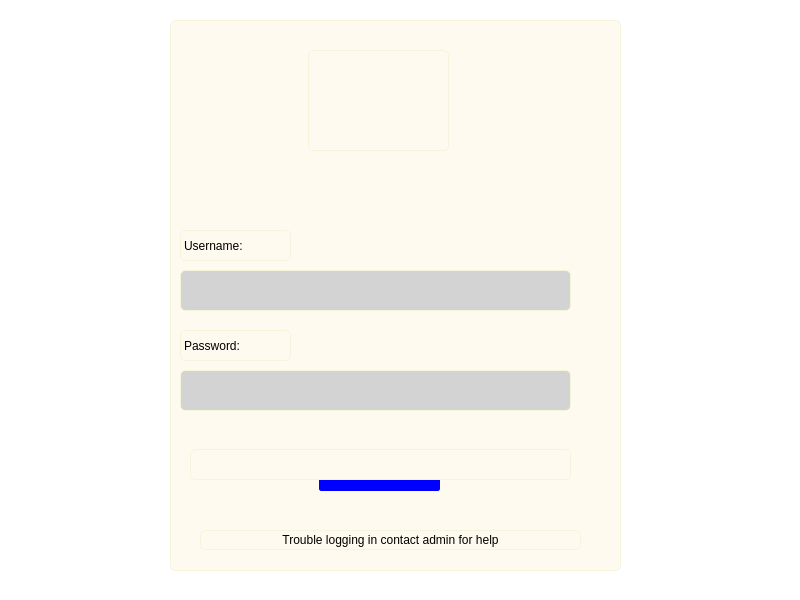
<?xml version="1.0" encoding="UTF-8"?>
<ui version="4.0">
 <class>login</class>
 <widget class="QMainWindow" name="login">
  <property name="geometry">
   <rect>
    <x>0</x>
    <y>0</y>
    <width>800</width>
    <height>600</height>
   </rect>
  </property>
  <property name="windowTitle">
   <string>Admin</string>
  </property>
  <property name="styleSheet">
   <string notr="true">font: 14pt &quot;Arial&quot;;
background-color: rgb(255, 255, 255);
color:black;</string>
  </property>
  <widget class="QWidget" name="centralwidget">
   <widget class="QGroupBox" name="groupBox">
    <property name="geometry">
     <rect>
      <x>170</x>
      <y>20</y>
      <width>451</width>
      <height>551</height>
     </rect>
    </property>
    <property name="styleSheet">
     <string notr="true">border: 1px solid beige;
background-color:floralwhite;
border-radius:5px;
border-collapse:collapse;</string>
    </property>
    <property name="title">
     <string/>
    </property>
    <widget class="QLabel" name="logo">
     <property name="geometry">
      <rect>
       <x>138</x>
       <y>30</y>
       <width>141</width>
       <height>101</height>
      </rect>
     </property>
     <property name="text">
      <string/>
     </property>
     <property name="pixmap">
      <pixmap>../../../OneDrive/Pictures/Wallpapers/database-management-system.jpg</pixmap>
     </property>
     <property name="scaledContents">
      <bool>true</bool>
     </property>
     <property name="alignment">
      <set>Qt::AlignCenter</set>
     </property>
    </widget>
    <widget class="QLabel" name="label">
     <property name="geometry">
      <rect>
       <x>10</x>
       <y>210</y>
       <width>111</width>
       <height>31</height>
      </rect>
     </property>
     <property name="text">
      <string>Username:</string>
     </property>
    </widget>
    <widget class="QLineEdit" name="lineEdit">
     <property name="geometry">
      <rect>
       <x>10</x>
       <y>250</y>
       <width>391</width>
       <height>41</height>
      </rect>
     </property>
     <property name="styleSheet">
      <string notr="true">background-color:lightgrey;
color:black;</string>
     </property>
    </widget>
    <widget class="QLineEdit" name="lineEdit_2">
     <property name="geometry">
      <rect>
       <x>10</x>
       <y>350</y>
       <width>391</width>
       <height>41</height>
      </rect>
     </property>
     <property name="styleSheet">
      <string notr="true">background-color:lightgrey;
color:black;</string>
     </property>
     <property name="text">
      <string/>
     </property>
     <property name="echoMode">
      <enum>QLineEdit::Password</enum>
     </property>
    </widget>
    <widget class="QLabel" name="label_2">
     <property name="geometry">
      <rect>
       <x>10</x>
       <y>310</y>
       <width>111</width>
       <height>31</height>
      </rect>
     </property>
     <property name="text">
      <string>Password:</string>
     </property>
    </widget>
    <widget class="QPushButton" name="pushButton">
     <property name="geometry">
      <rect>
       <x>149</x>
       <y>430</y>
       <width>121</width>
       <height>41</height>
      </rect>
     </property>
     <property name="styleSheet">
      <string notr="true">background-color:blue;
border: 1px solid blue;
border-radius: 2px;
border-collapse:collapse;
color:white;</string>
     </property>
     <property name="text">
      <string>Log in Now!</string>
     </property>
    </widget>
    <widget class="QLabel" name="label_3">
     <property name="geometry">
      <rect>
       <x>30</x>
       <y>510</y>
       <width>381</width>
       <height>20</height>
      </rect>
     </property>
     <property name="styleSheet">
      <string notr="true">font: italic 9pt &quot;Arial&quot;;</string>
     </property>
     <property name="text">
      <string>Trouble logging in contact admin for help</string>
     </property>
     <property name="scaledContents">
      <bool>true</bool>
     </property>
     <property name="alignment">
      <set>Qt::AlignCenter</set>
     </property>
    </widget>
    <widget class="QLabel" name="message">
     <property name="geometry">
      <rect>
       <x>20</x>
       <y>429</y>
       <width>381</width>
       <height>31</height>
      </rect>
     </property>
     <property name="text">
      <string/>
     </property>
    </widget>
   </widget>
  </widget>
  <widget class="QMenuBar" name="menubar">
   <property name="geometry">
    <rect>
     <x>0</x>
     <y>0</y>
     <width>800</width>
     <height>27</height>
    </rect>
   </property>
  </widget>
  <widget class="QStatusBar" name="statusbar"/>
 </widget>
 <resources/>
 <connections/>
</ui>
